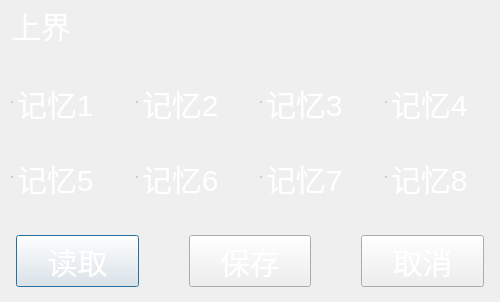
<?xml version="1.0" encoding="UTF-8"?>
<ui version="4.0">
 <class>DialogModeMem</class>
 <widget class="QDialog" name="DialogModeMem">
  <property name="windowModality">
   <enum>Qt::ApplicationModal</enum>
  </property>
  <property name="geometry">
   <rect>
    <x>0</x>
    <y>0</y>
    <width>500</width>
    <height>300</height>
   </rect>
  </property>
  <property name="windowTitle">
   <string>Dialog</string>
  </property>
  <property name="styleSheet">
   <string notr="true">QDialog {border-image: url(:/image/tipsBkg.png);}
QWidget
{
    font-size:30px;
}
QToolButton
{
	font-size:20px;
    border-image: url(:/image/btnG.png);
    color: rgb(255, 255, 255);
}

QToolButton:pressed
{
    border-image: url(:/image/btnR.png);
}
QPushButton
{
    border-image: url(:/image/btnG.png);
    color: rgb(255, 255, 255);
}

QPushButton:pressed
{
    border-image: url(:/image/btnR.png);
}
QSpinBox
{
        text-align:center;
        color:rgb(255,255,255);
        border-image: url(:/image/btnR.png) no-repeat;
}

QSpinBox::up-button
{
        subcontrol-position:right;
        width:50px;
        height:50px;
        image: url(:/image/upArrow.png);
}

QSpinBox::down-button
{
        subcontrol-position:left;
        width:50px;
        height:50px;
        image: url(:/image/downArrow.png);
}
</string>
  </property>
  <layout class="QGridLayout" name="gridLayout">
   <property name="topMargin">
    <number>0</number>
   </property>
   <property name="bottomMargin">
    <number>10</number>
   </property>
   <property name="horizontalSpacing">
    <number>20</number>
   </property>
   <property name="verticalSpacing">
    <number>30</number>
   </property>
   <item row="1" column="4">
    <widget class="QRadioButton" name="radioButton_3">
     <property name="styleSheet">
      <string notr="true">QRadioButton::indicator
{
	width:0 px;
	height: 0 px;
}
QRadioButton:checked
{
color: rgb(255, 255, 255);
	border-image: url(:/image/btnR.png);
}

QRadioButton:unchecked
{
color: rgb(255, 255, 255);
	border-image: url(:/image/btnG.png);
}</string>
     </property>
     <property name="text">
      <string>记忆3</string>
     </property>
    </widget>
   </item>
   <item row="1" column="3">
    <widget class="QRadioButton" name="radioButton_2">
     <property name="styleSheet">
      <string notr="true">QRadioButton::indicator
{
	width:0 px;
	height: 0 px;
}
QRadioButton:checked
{
color: rgb(255, 255, 255);
	border-image: url(:/image/btnR.png);
}

QRadioButton:unchecked
{
color: rgb(255, 255, 255);
	border-image: url(:/image/btnG.png);
}</string>
     </property>
     <property name="text">
      <string>记忆2</string>
     </property>
    </widget>
   </item>
   <item row="2" column="2">
    <widget class="QRadioButton" name="radioButton_5">
     <property name="styleSheet">
      <string notr="true">QRadioButton::indicator
{
	width:0 px;
	height: 0 px;
}
QRadioButton:checked
{
color: rgb(255, 255, 255);
	border-image: url(:/image/btnR.png);
}

QRadioButton:unchecked
{
color: rgb(255, 255, 255);
	border-image: url(:/image/btnG.png);
}</string>
     </property>
     <property name="text">
      <string>记忆5</string>
     </property>
    </widget>
   </item>
   <item row="2" column="3">
    <widget class="QRadioButton" name="radioButton_6">
     <property name="styleSheet">
      <string notr="true">QRadioButton::indicator
{
	width:0 px;
	height: 0 px;
}
QRadioButton:checked
{
color: rgb(255, 255, 255);
	border-image: url(:/image/btnR.png);
}

QRadioButton:unchecked
{
color: rgb(255, 255, 255);
	border-image: url(:/image/btnG.png);
}</string>
     </property>
     <property name="text">
      <string>记忆6</string>
     </property>
    </widget>
   </item>
   <item row="1" column="2">
    <widget class="QRadioButton" name="radioButton_1">
     <property name="styleSheet">
      <string notr="true">QRadioButton::indicator
{
	width:0 px;
	height: 0 px;
}
QRadioButton:checked
{
color: rgb(255, 255, 255);
	border-image: url(:/image/btnR.png);
}

QRadioButton:unchecked
{
color: rgb(255, 255, 255);
	border-image: url(:/image/btnG.png);
}</string>
     </property>
     <property name="text">
      <string>记忆1</string>
     </property>
    </widget>
   </item>
   <item row="2" column="4">
    <widget class="QRadioButton" name="radioButton_7">
     <property name="styleSheet">
      <string notr="true">QRadioButton::indicator
{
	width:0 px;
	height: 0 px;
}
QRadioButton:checked
{
color: rgb(255, 255, 255);
	border-image: url(:/image/btnR.png);
}

QRadioButton:unchecked
{
color: rgb(255, 255, 255);
	border-image: url(:/image/btnG.png);
}</string>
     </property>
     <property name="text">
      <string>记忆7</string>
     </property>
    </widget>
   </item>
   <item row="1" column="5">
    <widget class="QRadioButton" name="radioButton_4">
     <property name="styleSheet">
      <string notr="true">QRadioButton::indicator
{
	width:0 px;
	height: 0 px;
}
QRadioButton:checked
{
color: rgb(255, 255, 255);
	border-image: url(:/image/btnR.png);
}

QRadioButton:unchecked
{
color: rgb(255, 255, 255);
	border-image: url(:/image/btnG.png);
}</string>
     </property>
     <property name="text">
      <string>记忆4</string>
     </property>
    </widget>
   </item>
   <item row="2" column="5">
    <widget class="QRadioButton" name="radioButton_8">
     <property name="styleSheet">
      <string notr="true">QRadioButton::indicator
{
	width:0 px;
	height: 0 px;
}
QRadioButton:checked
{
color: rgb(255, 255, 255);
	border-image: url(:/image/btnR.png);
}

QRadioButton:unchecked
{
color: rgb(255, 255, 255);
	border-image: url(:/image/btnG.png);
}</string>
     </property>
     <property name="text">
      <string>记忆8</string>
     </property>
    </widget>
   </item>
   <item row="3" column="2" colspan="4">
    <layout class="QHBoxLayout" name="horizontalLayout">
     <property name="spacing">
      <number>50</number>
     </property>
     <property name="leftMargin">
      <number>5</number>
     </property>
     <property name="topMargin">
      <number>5</number>
     </property>
     <property name="rightMargin">
      <number>5</number>
     </property>
     <property name="bottomMargin">
      <number>5</number>
     </property>
     <item>
      <widget class="QPushButton" name="pushButtonRead">
       <property name="sizePolicy">
        <sizepolicy hsizetype="Minimum" vsizetype="Fixed">
         <horstretch>0</horstretch>
         <verstretch>0</verstretch>
        </sizepolicy>
       </property>
       <property name="text">
        <string>读取</string>
       </property>
      </widget>
     </item>
     <item>
      <widget class="QPushButton" name="pushButtonWrite">
       <property name="sizePolicy">
        <sizepolicy hsizetype="Minimum" vsizetype="Fixed">
         <horstretch>0</horstretch>
         <verstretch>0</verstretch>
        </sizepolicy>
       </property>
       <property name="text">
        <string>保存</string>
       </property>
      </widget>
     </item>
     <item>
      <widget class="QPushButton" name="pushButtonCancel">
       <property name="sizePolicy">
        <sizepolicy hsizetype="Minimum" vsizetype="Fixed">
         <horstretch>0</horstretch>
         <verstretch>0</verstretch>
        </sizepolicy>
       </property>
       <property name="text">
        <string>取消</string>
       </property>
      </widget>
     </item>
    </layout>
   </item>
   <item row="0" column="2" colspan="4">
    <widget class="QLabel" name="labelTitle">
     <property name="sizePolicy">
      <sizepolicy hsizetype="Preferred" vsizetype="Fixed">
       <horstretch>0</horstretch>
       <verstretch>0</verstretch>
      </sizepolicy>
     </property>
     <property name="minimumSize">
      <size>
       <width>0</width>
       <height>50</height>
      </size>
     </property>
     <property name="styleSheet">
      <string notr="true">color: rgb(255, 255, 255);</string>
     </property>
     <property name="text">
      <string>上界</string>
     </property>
    </widget>
   </item>
  </layout>
 </widget>
 <resources/>
 <connections/>
</ui>
